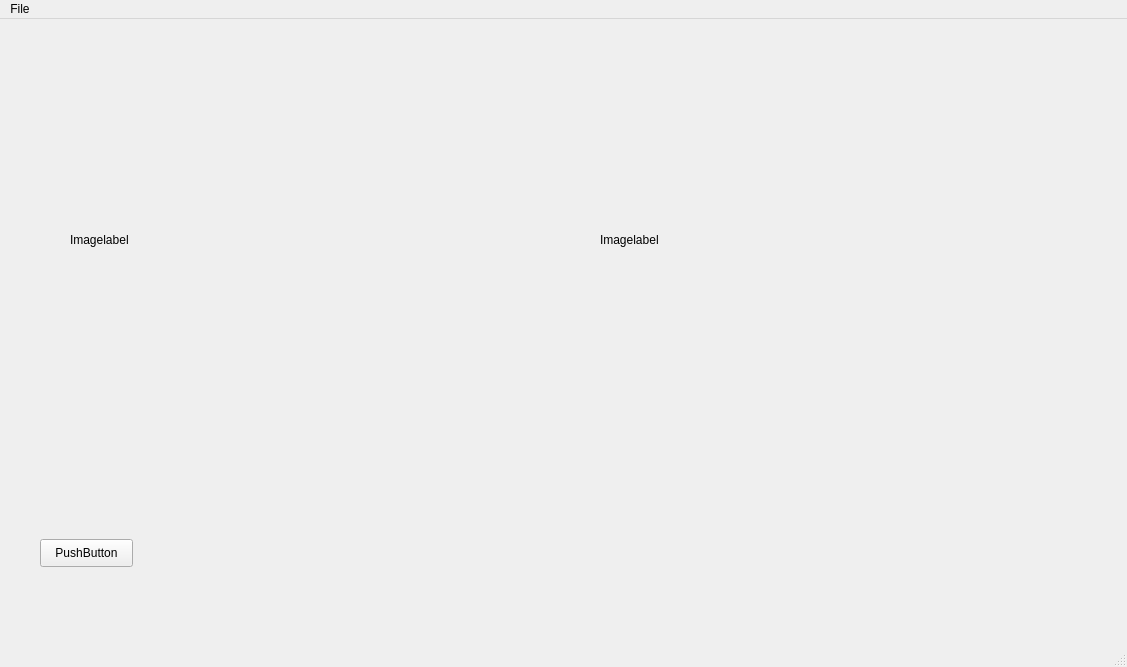
<?xml version="1.0" encoding="UTF-8"?>
<ui version="4.0">
 <class>MainWindow</class>
 <widget class="QMainWindow" name="MainWindow">
  <property name="geometry">
   <rect>
    <x>0</x>
    <y>0</y>
    <width>1127</width>
    <height>667</height>
   </rect>
  </property>
  <property name="windowTitle">
   <string>MainWindow</string>
  </property>
  <widget class="QWidget" name="centralwidget">
   <widget class="QLabel" name="labelImage">
    <property name="geometry">
     <rect>
      <x>70</x>
      <y>20</y>
      <width>401</width>
      <height>401</height>
     </rect>
    </property>
    <property name="text">
     <string>Imagelabel</string>
    </property>
   </widget>
   <widget class="QLabel" name="label">
    <property name="geometry">
     <rect>
      <x>590</x>
      <y>140</y>
      <width>361</width>
      <height>431</height>
     </rect>
    </property>
    <property name="text">
     <string/>
    </property>
   </widget>
   <widget class="QLabel" name="labelImage_2">
    <property name="geometry">
     <rect>
      <x>600</x>
      <y>20</y>
      <width>401</width>
      <height>401</height>
     </rect>
    </property>
    <property name="text">
     <string>Imagelabel</string>
    </property>
   </widget>
   <widget class="QPushButton" name="button1">
    <property name="geometry">
     <rect>
      <x>40</x>
      <y>520</y>
      <width>93</width>
      <height>28</height>
     </rect>
    </property>
    <property name="text">
     <string>PushButton</string>
    </property>
   </widget>
  </widget>
  <widget class="QMenuBar" name="menubar">
   <property name="geometry">
    <rect>
     <x>0</x>
     <y>0</y>
     <width>1127</width>
     <height>26</height>
    </rect>
   </property>
   <widget class="QMenu" name="menuFile">
    <property name="title">
     <string>File</string>
    </property>
    <addaction name="separator"/>
    <addaction name="actionOpen"/>
    <addaction name="actionExit"/>
   </widget>
   <addaction name="menuFile"/>
  </widget>
  <widget class="QStatusBar" name="statusbar"/>
  <action name="actionOpen">
   <property name="text">
    <string>Open</string>
   </property>
  </action>
  <action name="actionExit">
   <property name="text">
    <string>Exit</string>
   </property>
  </action>
 </widget>
 <resources/>
 <connections/>
</ui>
